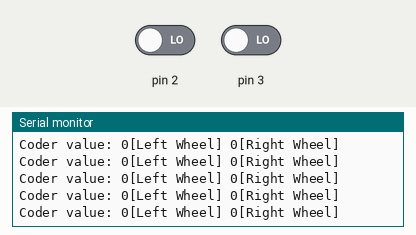
Bench run of a sketch on a simulated Arduino Uno, built with avr-gcc and run on an emulated ATmega328P. On the bench: the last lines printed to the serial monitor. Inputs (shaded band) come from the test bench; at power-on: pin 2 LOW, pin 3 LOW.

Above: at 1.2 s.
1.3 s: pin 2 driven HIGH
At 1.32 s:
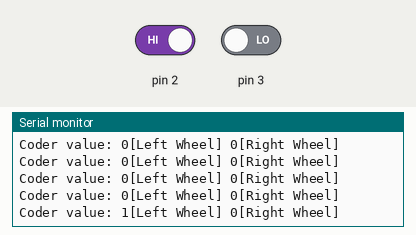
2.8 s: pin 3 driven HIGH
At 2.83 s:
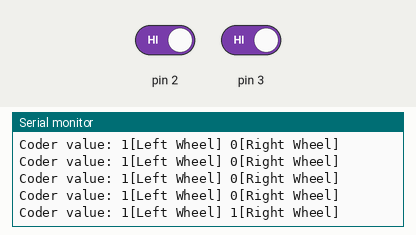
5.8 s: pin 2 driven LOW
At 5.87 s:
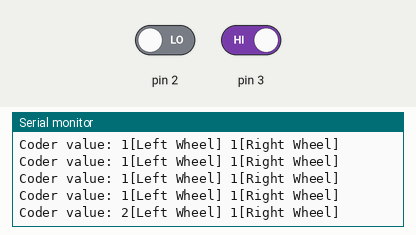
8.8 s: pin 3 driven LOW
At 8.9 s:
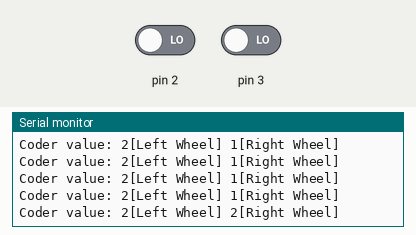
Timing chart, 0 to 11.3 s (numbered marks = the images above; inputs shaded):
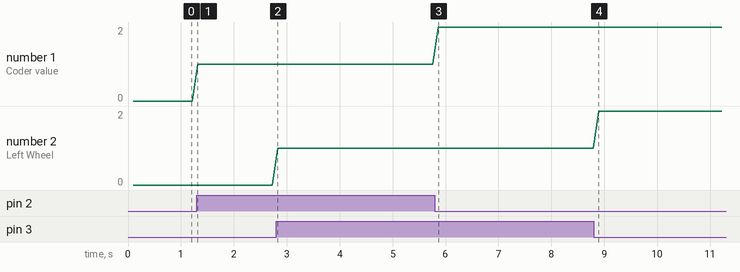

Measured:
- after the input at 1.3 s, the serial monitor: prints a new line at once (image 1)
- after the input at 2.8 s, the serial monitor: prints a new line at once (image 2)
- after the input at 5.8 s, the serial monitor: prints a new line after 0.06 s (image 3)
- after the input at 8.8 s, the serial monitor: prints a new line after 0.09 s (image 4)
- plotted number 1: 0 → 1 after the input at 1.3 s, 1 → 2 after the input at 5.8 s

The sketch:

encoders.ino
```cpp
// #
// # Editor     : Lauren from DFRobot
// # Date       : 17.01.2012

// # Product name: Wheel Encoders for DFRobot 3PA and 4WD Rovers
// # Product SKU : SEN0038

// # Description:
// # The sketch for using the encoder on the DFRobot Mobile platform

// # Connection:
// #        left wheel encoder  -> Digital pin 2
// #        right wheel encoder -> Digital pin 3
// #


#define LEFT 0
#define RIGHT 1

long coder[2] = {
  0,0};
int lastSpeed[2] = {
  0,0};


void setup(){

  Serial.begin(9600);                            //init the Serial port to print the data
  attachInterrupt(LEFT, LwheelSpeed, CHANGE);    //init the interrupt mode for the digital pin 2
  attachInterrupt(RIGHT, RwheelSpeed, CHANGE);   //init the interrupt mode for the digital pin 3

}

void loop(){

  static unsigned long timer = 0;                //print manager timer

  if(millis() - timer > 100){
    Serial.print("Coder value: ");
    Serial.print(coder[LEFT]);
    Serial.print("[Left Wheel] ");
    Serial.print(coder[RIGHT]);
    Serial.println("[Right Wheel]");

    lastSpeed[LEFT] = coder[LEFT];   //record the latest speed value
    lastSpeed[RIGHT] = coder[RIGHT];
//    coder[LEFT] = 0;                 //clear the data buffer
//    coder[RIGHT] = 0;
    timer = millis();
  }

}


void LwheelSpeed()
{
  coder[LEFT] ++;  //count the left wheel encoder interrupts
}


void RwheelSpeed()
{
  coder[RIGHT] ++; //count the right wheel encoder interrupts
}
```
